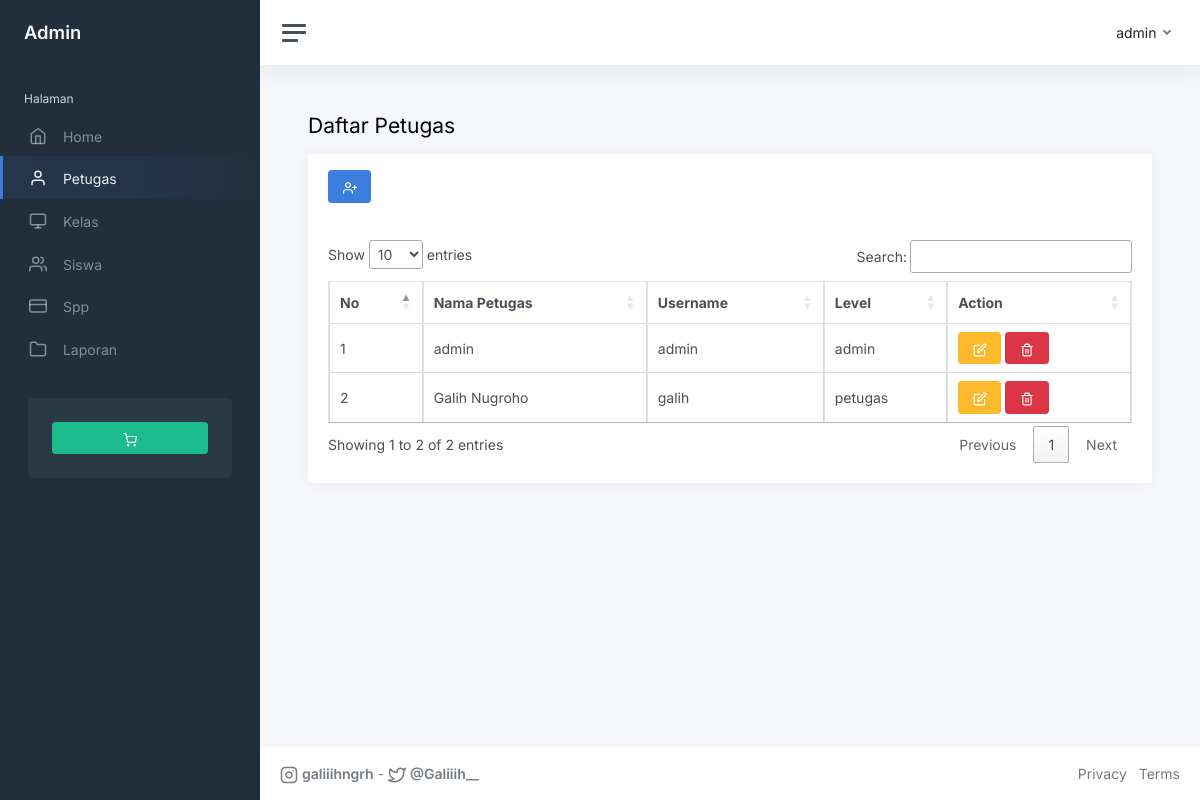
The app's page /index.php?page=petugas (signed in) with its own data.
### tables this page shows
CREATE TABLE `petugas` (
  `id_petugas` int(11) NOT NULL,
  `username` varchar(25) NOT NULL,
  `password` varchar(32) NOT NULL,
  `nama_petugas` varchar(35) NOT NULL,
  `level` enum('admin','petugas') NOT NULL
);

### index.php (the view, shortened to what this page needs)
<!DOCTYPE html>
<html lang="en">
<head>
    <link rel="stylesheet" href="https://cdnjs.cloudflare.com/ajax/libs/twitter-bootstrap/4.5.2/css/bootstrap.min.css" />
        <?php
        $page = isset($_GET['page']) ? $_GET['page'] : 'Dashboard';
        ?>
    <link rel="stylesheet" href="//cdn.datatables.net/1.13.6/css/jquery.dataTables.min.css">
    <link href="css/app.css" rel="stylesheet">
</head>
<body>
    <div class="wrapper">
        <nav id="sidebar" class="sidebar js-sidebar">
            <div class="sidebar-content js-simplebar">
                <a class="sidebar-brand" href="index.php">
                    <span class="align-middle">Admin</span>
                </a>
                <ul class="sidebar-nav">
                    <li class="sidebar-header">
                        Halaman
                    </li>
                    <?php
                    if (!empty($_SESSION['petugas']['level']) && !empty($_SESSION['petugas']['level'] == 'admin')) {
                    ?>
                        <li class="sidebar-item
					<?php
                        if (empty($_GET['page'])) {
                            echo 'active';
                        }
                    ?>
					">
                            <a class="sidebar-link" href="index.php">
                                <i class="align-middle" data-feather="home"></i> <span class="align-middle">Home</span>
                            </a>
                        </li>
                        <li class="sidebar-item
                    <?php
                        if ($page == 'petugas') {
                            echo 'active';
                        }
                    ?>
					">
                            <a class="sidebar-link" href="?page=petugas">
                                <i class="align-middle" data-feather="user"></i> <span class="align-middle">Petugas</span>
                            </a>
                        </li>
                        <li class="sidebar-item
					<?php
                        if ($page == 'kelas') {
                            echo 'active';
                        }
                    ?>
					">
                            <a class="sidebar-link" href="?page=kelas">
                                <i class="align-middle" data-feather="monitor"></i> <span class="align-middle">Kelas</span>
                            </a>
                        </li>
                        <li class="sidebar-item
					<?php
                        if ($page == 'siswa') {
                            echo 'active';
                        }
                    ?>
					">
                            <a class="sidebar-link" href="?page=siswa">
                                <i class="align-middle" data-feather="users"></i> <span class="align-middle">Siswa</span>
                            </a>
                        </li>
                        <li class="sidebar-item
					<?php
                        if ($page == 'spp') {
                            echo 'active';
                        }
                    ?>
					">
                            <a class="sidebar-link" href="?page=spp">
                                <i class="align-middle" data-feather="credit-card"></i> <span class="align-middle">Spp</span>
                            </a>
                        </li>
                        <li class="sidebar-item
					<?php
                        if ($page == 'laporan') {
                            echo 'active';
                        }
                    ?>
					">
                            <a class="sidebar-link" href="?page=laporan">
                                <i class="align-middle" data-feather="folder"></i> <span class="align-middle">Laporan</span>
                            </a>
                        </li>
                        <div class="sidebar-cta">
                            <div class="sidebar-cta-content">
                                <div class="d-grid">
                                    <button data-bs-toggle="modal" data-bs-target="#tambahpembayaran" class="btn btn-success"><i data-feather="shopping-cart"></i></button>
                                </div>
                            </div>
                        </div>
                        <?php
                    }
                    ?>
                </ul>
            </div>
        </nav>
        <div class="main">
            <nav class="navbar navbar-expand navbar-light navbar-bg">
                <a class="sidebar-toggle js-sidebar-toggle">
                    <i class="hamburger align-self-center"></i>
                </a>
                <div class="navbar-collapse collapse">
                    <ul class="navbar-nav navbar-align">
                        <li class="nav-item dropdown">
                            <a class="nav-link dropdown-toggle d-none d-sm-inline-block" href="#" data-bs-toggle="dropdown">
                                <span class="text-dark">
                                    <?php
                                    if (!empty($_SESSION['petugas']['level'])) {
                                        echo $_SESSION['petugas']['nama_petugas'];
                                    } else {
                                        echo $_SESSION['petugas']['nama'];
                                    }
                                    ?>
                                </span>
                            </a>
                        </li>
                    </ul>
                </div>
            </nav>
            <main class="content">
                <div class="container-fluid p-0">
                    <?php
                    $page = isset($_GET['page']) ? $_GET['page'] : 'dashboard';
                    include $page . '.php';
                    ?>
                </div>
            </main>
            <footer class="footer">
                <div class="container-fluid">
                    <div class="row text-muted">
                        <div class="col-6 text-start">
                            <p class="mb-0">
                                <a class="text-muted" href="https://instagram.com/galiiihngrh?igshid=MzRlODBiNWFIZA==/" target="_blank"><strong><i class="align-middle me-1" data-feather="instagram"></i>galiiihngrh</strong></a> -
                                <a class="text-muted" href="https://x.com/galiiih__?t=EaGXuDOsYyGg45TSId6dJA&s=09/" target="_blank"><strong><i class="align-middle me-1" data-feather="twitter"></i>@Galiiih__</strong></a>
                            </p>
                        </div>
                        <div class="col-6 text-end">
                            <ul class="list-inline">
                                <li class="list-inline-item">
                                    <a class="text-muted" href="https://adminkit.io/" target="_blank">Privacy</a>
                                </li>
                                <li class="list-inline-item">
                                    <a class="text-muted" href="https://adminkit.io/" target="_blank">Terms</a>
                                </li>
                            </ul>
                        </div>
                    </div>
                </div>
            </footer>
        </div>
    </div>
</body>
</html>

### petugas.php (shortened to what this page needs)
<h1 class="h3 mb-3">Daftar Petugas</h1>
<div class="row">
    <div class="col-12">
        <div class="card flex-fill">
            <div class="card-header">
                <button data-bs-toggle="modal" data-bs-target="#tambahpetugas" class="btn btn-primary"><i data-feather="user-plus"></i></button>
            </div>
            <div class="card-body">
                <table class="table table-bordered table-stripped table-hover cell-border" id="petugas">
                    <thead>
                        <tr>
                            <th>No</th>
                            <th>Nama Petugas</th>
                            <th>Username</th>
                            <th>Level</th>
                            <th>Action</th>
                        </tr>
                    </thead>
                    <tbody>
                        <?php
                        $i = 1;
                        $query = mysqli_query($koneksi, "SELECT * FROM petugas");
                        while ($data = mysqli_fetch_array($query)) {
                        ?>
                            <tr>
                                <td><?php echo $i; ?></td>
                                <td><?php echo $data['nama_petugas']; ?></td>
                                <td><?php echo $data['username']; ?></td>
                                <td><?php echo $data['level']; ?></td>
                                <td>
                                    <button data-bs-toggle="modal" data-bs-target="#editpetugas<?php echo $data['id_petugas']; ?>" class="btn btn-warning"><i data-feather="edit"></i></button>
                                    <button data-bs-toggle="modal" data-bs-target="#hapuspetugas<?php echo $data['id_petugas']; ?>" class="btn btn-danger"><i data-feather="trash-2"></i></button>
                                </td>
                            </tr>
                        <?php
                            $i++;
                        }
                        ?>
                    </tbody>
                </table>
            </div>
        </div>
    </div>
</div>

### records on screen
petugas: nama_petugas "admin", username "admin", level "admin"
petugas: nama_petugas "Galih Nugroho", username "galih", level "petugas"

### other values on screen
$_SESSION['petugas']['nama_petugas'] "admin"
